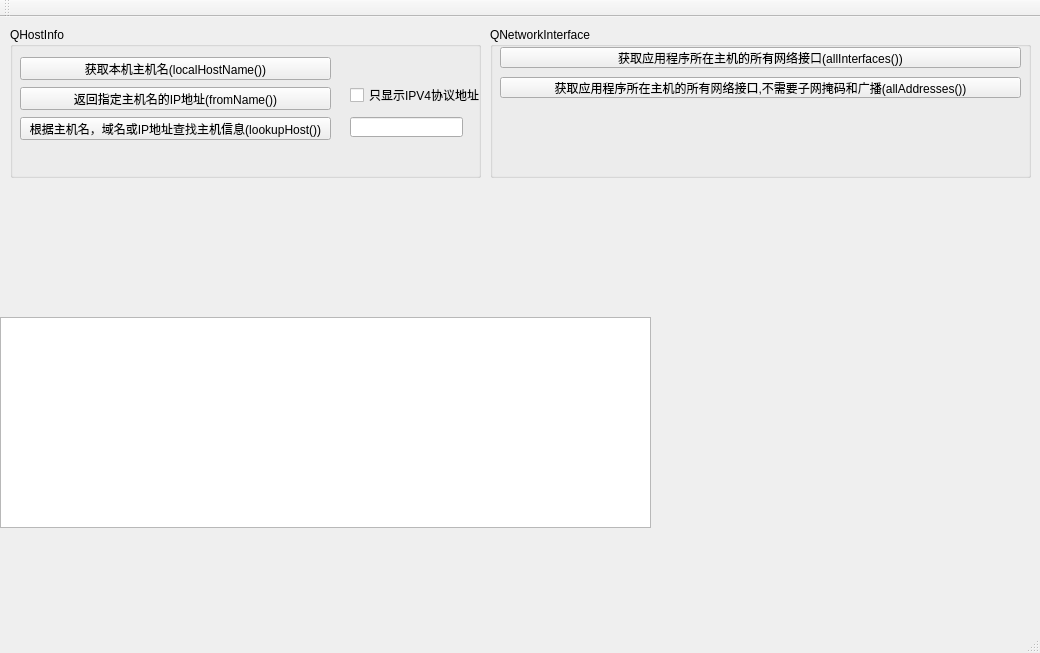
<?xml version="1.0" encoding="UTF-8"?>
<ui version="4.0">
 <class>MainWindow</class>
 <widget class="QMainWindow" name="MainWindow">
  <property name="geometry">
   <rect>
    <x>0</x>
    <y>0</y>
    <width>1040</width>
    <height>653</height>
   </rect>
  </property>
  <property name="windowTitle">
   <string>MainWindow</string>
  </property>
  <widget class="QWidget" name="centralWidget">
   <widget class="QGroupBox" name="groupBox">
    <property name="geometry">
     <rect>
      <x>10</x>
      <y>10</y>
      <width>471</width>
      <height>151</height>
     </rect>
    </property>
    <property name="title">
     <string>QHostInfo</string>
    </property>
    <widget class="QPushButton" name="btn_localHostName">
     <property name="geometry">
      <rect>
       <x>10</x>
       <y>30</y>
       <width>311</width>
       <height>23</height>
      </rect>
     </property>
     <property name="text">
      <string>获取本机主机名(localHostName())</string>
     </property>
    </widget>
    <widget class="QPushButton" name="btn_fromNameArgQString">
     <property name="geometry">
      <rect>
       <x>10</x>
       <y>60</y>
       <width>311</width>
       <height>23</height>
      </rect>
     </property>
     <property name="text">
      <string>返回指定主机名的IP地址(fromName())</string>
     </property>
    </widget>
    <widget class="QCheckBox" name="chkOnlyIPv4">
     <property name="geometry">
      <rect>
       <x>340</x>
       <y>60</y>
       <width>131</width>
       <height>16</height>
      </rect>
     </property>
     <property name="text">
      <string>只显示IPV4协议地址</string>
     </property>
    </widget>
    <widget class="QPushButton" name="btn_lookupHost">
     <property name="geometry">
      <rect>
       <x>10</x>
       <y>90</y>
       <width>311</width>
       <height>23</height>
      </rect>
     </property>
     <property name="text">
      <string>根据主机名，域名或IP地址查找主机信息(lookupHost())</string>
     </property>
    </widget>
    <widget class="QLineEdit" name="editHost">
     <property name="geometry">
      <rect>
       <x>340</x>
       <y>90</y>
       <width>113</width>
       <height>20</height>
      </rect>
     </property>
    </widget>
   </widget>
   <widget class="QGroupBox" name="groupBox_2">
    <property name="geometry">
     <rect>
      <x>490</x>
      <y>10</y>
      <width>541</width>
      <height>151</height>
     </rect>
    </property>
    <property name="title">
     <string>QNetworkInterface</string>
    </property>
    <widget class="QPushButton" name="btnALLInterface">
     <property name="geometry">
      <rect>
       <x>10</x>
       <y>20</y>
       <width>521</width>
       <height>21</height>
      </rect>
     </property>
     <property name="text">
      <string>获取应用程序所在主机的所有网络接口(allInterfaces())</string>
     </property>
    </widget>
    <widget class="QPushButton" name="btn_allAddress">
     <property name="geometry">
      <rect>
       <x>10</x>
       <y>50</y>
       <width>521</width>
       <height>21</height>
      </rect>
     </property>
     <property name="text">
      <string>获取应用程序所在主机的所有网络接口,不需要子网掩码和广播(allAddresses())</string>
     </property>
    </widget>
   </widget>
   <widget class="QPlainTextEdit" name="plainTextEdit">
    <property name="geometry">
     <rect>
      <x>0</x>
      <y>300</y>
      <width>651</width>
      <height>211</height>
     </rect>
    </property>
   </widget>
  </widget>
  <widget class="QMenuBar" name="menuBar">
   <property name="geometry">
    <rect>
     <x>0</x>
     <y>0</y>
     <width>1040</width>
     <height>23</height>
    </rect>
   </property>
  </widget>
  <widget class="QToolBar" name="Network">
   <attribute name="toolBarArea">
    <enum>TopToolBarArea</enum>
   </attribute>
   <attribute name="toolBarBreak">
    <bool>false</bool>
   </attribute>
  </widget>
  <widget class="QStatusBar" name="statusBar"/>
 </widget>
 <layoutdefault spacing="6" margin="11"/>
 <resources/>
 <connections/>
</ui>
